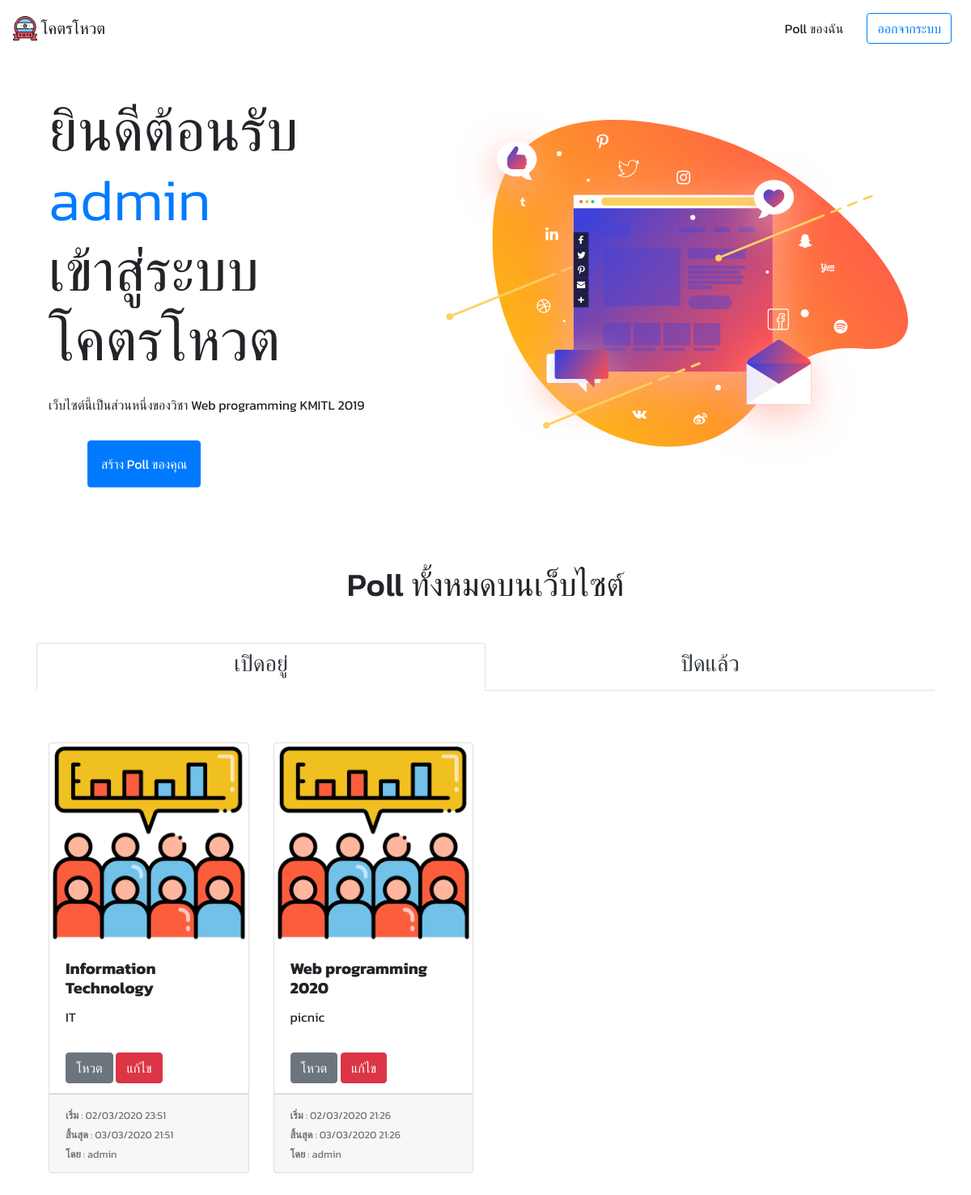
The app's page / (signed in) with its own data.
### polls/models.py (models this page shows, shortened)
class Poll(models.Model):
    subject = models.CharField(max_length=255, null=False)
    detail = models.TextField(null=False)
    picture = models.ImageField(default='poll/default.png', upload_to='poll/')
    start_date = models.DateTimeField(default=datetime.now)
    end_date = models.DateTimeField()
    password = models.CharField(max_length=255, blank=True, default='')
    create_by = models.ForeignKey(User, on_delete=models.CASCADE)
    create_date = models.DateTimeField(auto_now=True)

### polls/views.py (the view)
# urls.py: path('', views.index_view, name='index'), # index page
@login_required
def index_view(request):
    polls_avaliable = Poll.objects.filter(end_date__gt=datetime.datetime.now()).order_by('-start_date')
    polls_closed = Poll.objects.filter(end_date__lte=datetime.datetime.now()).order_by('-end_date')
    context = {
        'polls_avaliable' : polls_avaliable,
        'polls_closed' : polls_closed
    }
    context['now'] = datetime.datetime.now()
    return render(request, 'index.html', context)

### polls/templates/index.html (shortened to what this page needs)
{% extends 'base_layout.html' %}
{% load static %}
{% block content %}
    <div class="container">
        <div class="row">
            <div class="col-lg-5 mb-5">
                <h1 class='display-3'>
                    ยินดีต้อนรับ
                    <br>
                    <span class='text-primary'>{{ user }}</span>
                    <br>
                    เข้าสู่ระบบ
                    <br>
                    โคตรโหวต
                </h1>
                <p class="mt-4 display-5">เว็บไซต์นี้เป็นส่วนหนึ่งของวิชา Web programming KMITL 2019</p>
                <div>
                    <a href="{% url 'create' %}" class='btn btn-primary p-3 mt-3 ml-5 index-create-poll-btn'>สร้าง Poll ของคุณ</a>
                </div>
            </div>
            <div class="col-lg-7 text-center">
                <img src="{% static 'images/index_vote.svg' %}" alt="">
            </div>
        </div>
    </div>
    <h1 class='text-center my-5'> Poll ทั้งหมดบนเว็บไซต์</h1>
    <ul class="nav nav-tabs nav-justified mb-5" id="nav-tab" role="tablist">
        <li class="nav-item">
            <a class="nav-link active" id="available-tab" data-toggle="tab" href="#available" role="tab" aria-controls="available" aria-selected="true">
                <h3 class='text-dark'>เปิดอยู่</h3>
            </a>
        </li>
        <li class="nav-item">
            <a class="nav-link" id="closed-tab" data-toggle="pill" href="#closed" role="tab" aria-controls="closed" aria-selected="false">
                <h3 class='text-dark'>ปิดแล้ว</h3>
            </a>
        </li>
    </ul>
    <div class="tab-content mb-5">
        <div class="tab-pane fade show active" id="available" role="tabpanel" aria-labelledby="available-tab">
            <div class="container">
                <div class="row">
                    {% for poll in polls_avaliable %}
                        <div class="col-md-3 my-3">
                            <div class="card h-100 w-100">
                                <img class=" card-img-top" src="{{ poll.picture.url }}" alt="Card image cap">
                                <div class="card-body">
                                    <h5 class="card-title">
                                        <b>{{ poll.subject }}</b>
                                    </h5>
                                    <p class="card-text">
                                        {{ poll.detail|truncatechars:20 }}
                                    </p>
                                </div>
                                <ul class="list-group list-group-flush">
                                        <li class="list-group-item">
                                            {% if poll.start_date|date:'Y-m-d H:i' <= now|date:'Y-m-d H:i' %}
                                                <a href="{% url 'detail' poll.id %}" class='btn btn-warning'>โหวต</a>
                                                {% if poll.create_by == user %}
                                                    <a href="{% url 'edit' poll.id %}" class='btn btn-danger'>แก้ไข</a>
                                                {% endif %}
                                            {% else %}
                                                <span href="{% url 'detail' poll.id %}" class='btn btn-secondary'>โหวต</span>
                                                {% if poll.create_by == user %}
                                                    <a href="{% url 'edit' poll.id %}" class='btn btn-danger'>แก้ไข</a>
                                                {% endif %}
                                            {% endif %}
                                        </li>
                                </ul>
                                <div class="card-footer">
                                    <small class="text-muted">
                                        <b>เริ่ม</b> : {{ poll.start_date|date:'d/m/Y H:i' }} <br>
                                        <b>สิ้นสุด</b> : {{ poll.end_date|date:'d/m/Y H:i' }} <br>
                                        <b>โดย</b> : {{ poll.create_by }}
                                    </small>
                                </div>
                            </div>
                        </div>
                    {% endfor %}
                </div>
            </div>
        </div>
    </div>
{% endblock %}

### static/css/style.css (style rules this page uses)
* { font-family: 'Kanit'; }
body { animation: fadein .5s; }

### records on screen
Poll: picture (placeholder picture), subject "Information Technology", detail "IT", shows "โหวต", shows "แก้ไข", start_date "02/03/2020 23:51", end_date "03/03/2020 21:51", create_by "admin"
Poll: picture (placeholder picture), subject "Web programming 2020", detail "picnic", shows "โหวต", shows "แก้ไข", start_date "02/03/2020 21:26", end_date "03/03/2020 21:26", create_by "admin"

### other values on screen
{{ user }} "admin"
